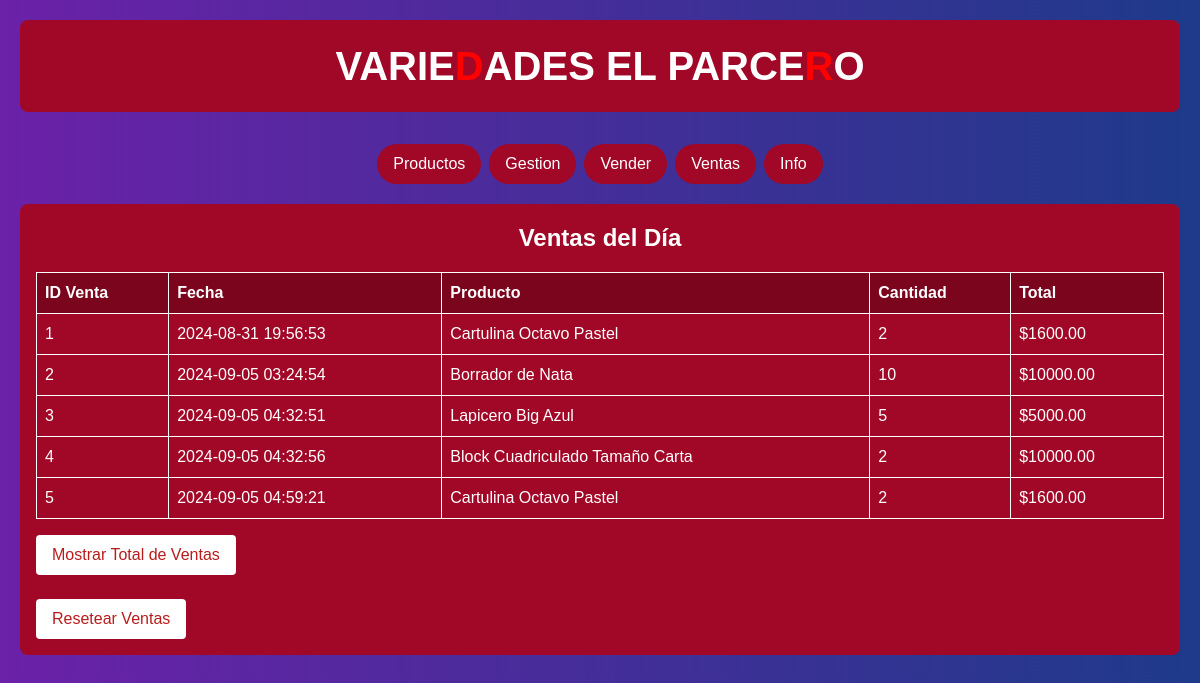
/Venta.php, run on the app's committed database.
### tables this page shows
CREATE TABLE `ventas` (
  `id_venta` int(11) NOT NULL,
  `fecha` timestamp NOT NULL DEFAULT current_timestamp(),
  `nombre_producto` varchar(255) NOT NULL,
  `cantidad_vendida` int(11) NOT NULL,
  `total_venta` decimal(10,2) NOT NULL
);

### Venta.php (the view, shortened to what this page needs)
<!DOCTYPE html>
<html lang="es">
<head>
    <script src="https://cdn.tailwindcss.com"></script>
    <link rel="stylesheet" href="StyleVen.css">
</head>
<body class="bg-gradient-to-r from-purple-800 to-blue-900 p-5">
    <div class="header-title">
        <span>VARIE</span><span class="letter">D</span><span>ADES EL PARCE</span><span class="letter">R</span><span>O</span>
    </div>
    <div class="nav-container">
        <button class="nav-button" onclick="location.href='Produ.php'">Productos</button>
        <button class="nav-button" onclick="location.href='Gesti.php'">Gestion</button>
        <button class="nav-button" onclick="location.href='Vender.php'">Vender</button>
        <button class="nav-button" onclick="location.href='Venta.php'">Ventas</button>
        <button class="nav-button" onclick="location.href='Info.php'">Info</button>
    </div>
    <div class="sales-list-container mt-5">
        <h2 class="sales-title">Ventas del Día</h2>
        <table class="sales-table w-full text-left">
            <thead>
                <tr>
                    <th class="p-2">ID Venta</th>
                    <th class="p-2">Fecha</th>
                    <th class="p-2">Producto</th>
                    <th class="p-2">Cantidad</th>
                    <th class="p-2">Total</th>
                </tr>
            </thead>
            <tbody id="sales-list">
                <?php
                $pdo = new PDO('mysql:host=localhost;dbname=variedades_el_parcero', 'root', '');
                $stmt = $pdo->query('SELECT * FROM ventas');
                $ventas = $stmt->fetchAll(PDO::FETCH_ASSOC);
                foreach ($ventas as $venta) {
                    echo '<tr>';
                    echo '<td class="p-2">' . htmlspecialchars($venta['id_venta']) . '</td>';
                    echo '<td class="p-2">' . htmlspecialchars($venta['fecha']) . '</td>';
                    echo '<td class="p-2">' . htmlspecialchars($venta['nombre_producto']) . '</td>';
                    echo '<td class="p-2">' . htmlspecialchars($venta['cantidad_vendida']) . '</td>';
                    echo '<td class="p-2">$' . htmlspecialchars($venta['total_venta']) . '</td>';
                    echo '</tr>';
                }
                ?>
            </tbody>
        </table>
        <button id="calculate-total" class="mt-4 bg-white text-red-700 py-2 px-4 rounded">Mostrar Total de Ventas</button>
        <button id="reset-sales" class="mt-4 bg-white text-red-700 py-2 px-4 rounded">Resetear Ventas</button>
    </div>
</body>
</html>

### StyleVen.css (style rules this page uses)
body { background-color: #28255f; font-family: Arial, sans-serif; }
.header-title { background-color: #a10726; font-size: 2.5rem; font-weight: bold; padding: 1rem; text-align: center; border-radius: 0.5rem; margin-bottom: 2rem; }
.header-title span { color: white; }
.header-title .letter { color: red; }
.nav-container { display: flex; justify-content: center; margin-top: 1rem; gap: 0.5rem; }
.nav-button { background-color: #a10726; color: white; padding: 0.5rem 1rem; border-radius: 1.5rem; border: none; cursor: pointer; font-size: 1rem; }
.sales-list-container { background-color: #a10726; padding: 1rem; border-radius: 0.5rem; color: white; }
.sales-title { font-size: 1.5rem; font-weight: bold; text-align: center; margin-bottom: 1rem; }
.sales-table { width: 100%; border-collapse: collapse; }
.sales-table th, .sales-table td { border: 1px solid white; padding: 0.5rem; }
.sales-table th { background-color: #7b051d; color: white; }
.sales-table td { color: white; }

### data on the page
ventas: id_venta "1", fecha "2024-08-31 19:56:53", nombre_producto "Cartulina Octavo Pastel", cantidad_vendida "2", total_venta "1600.00"
ventas: id_venta "2", fecha "2024-09-05 03:24:54", nombre_producto "Borrador de Nata", cantidad_vendida "10", total_venta "10000.00"
ventas: id_venta "3", fecha "2024-09-05 04:32:51", nombre_producto "Lapicero Big Azul", cantidad_vendida "5", total_venta "5000.00"
ventas: id_venta "4", fecha "2024-09-05 04:32:56", nombre_producto "Block Cuadriculado Tamaño Carta", cantidad_vendida "2", total_venta "10000.00"
ventas: id_venta "5", fecha "2024-09-05 04:59:21", nombre_producto "Cartulina Octavo Pastel", cantidad_vendida "2", total_venta "1600.00"
